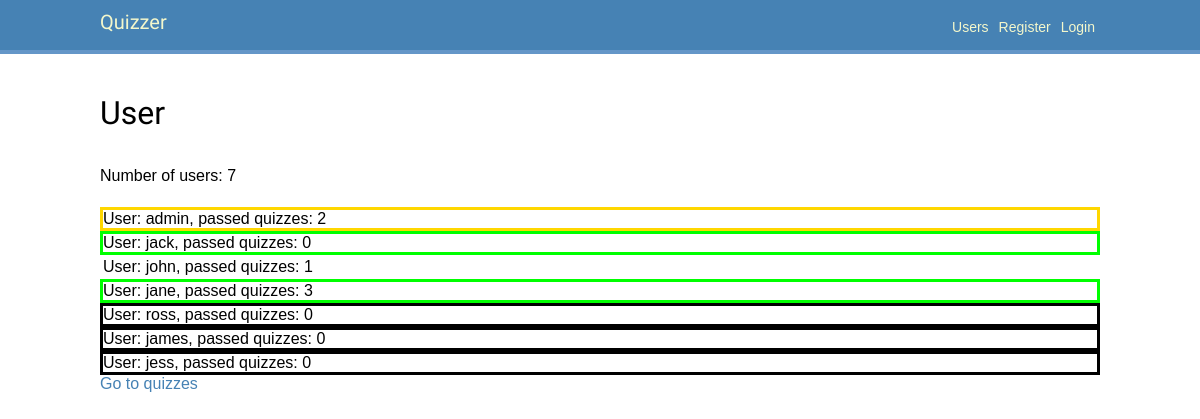
/users/, run on the app's committed database.
### users/models.py (models this page shows, shortened)
class User(AbstractUser):
    balance = models.IntegerField(default=0)
    color = models.ForeignKey(to=Color, on_delete=models.CASCADE,
        related_name='users', null=True, blank=True)  # default= ?
    colors = models.ManyToManyField(Color)
    answers = models.ManyToManyField(Answer)
    def passed_quizzes(self) -> set[Quiz]:
        result = set()
        for answer in self.answers.all():
            result.add(answer.question.quiz)
        return result

### quizzes/models.py (models this page shows, shortened)
class Answer(models.Model):
    text = models.CharField(max_length=512)
    question = models.ForeignKey(to=Question, on_delete=models.CASCADE,
                                 related_name='answers')

class Question(models.Model):
    text = models.CharField(max_length=512)
    quiz = models.ForeignKey(to=Quiz, on_delete=models.CASCADE,
                             related_name='questions')
    points = models.IntegerField(default=0)  # Amount of points for correct answer

class Quiz(models.Model):
    title = models.CharField(max_length=128)
    description = models.CharField(max_length=512)

### users/views.py (the view)
# urls.py: path('', UserListView.as_view(), name='user_list'),  # 'users/' or 'list/' ??
class UserListView(ListView):
    model = get_user_model()  # USER
    template_name = 'users/user_list.html'

### users/templates/users/user_list.html (shortened to what this page needs)
{% extends "base.html" %}
{% block content %}
    <h1>User</h1>
    <p>
        Number of users: {{ object_list|length }}
    </p>
    {% if object_list %}
        {% for user in object_list %}
            <div style="border-style: solid; border-color: {{ user.color.value }};">
                User: {{ user.username }}, passed quizzes: {{ user.passed_quizzes|length }}
            </div>
        {% endfor %}
    {% else %}
        There are no users yet.
    {% endif %}
    <a href="{% url 'quizzes:quiz_list' %}">Go to quizzes</a>
{% endblock %}

### users/static/css/base.css (style rules this page uses)
body { margin:0; padding:0; font-family:helvetica, sans-serif; }
p { line-height: 1.8; }
a { color: steelblue; text-decoration:none; }
h1, h2, h3, h4, h5 , h6 { font-family: 'Muli', sans-serif; font-weight:normal; }
h1 { padding:0 0 10px 0; margin:10px 0 20px 0; }

### data on the page
User: username "admin", passed_quizzes|length "2"
User: username "jack", passed_quizzes|length "0"
User: username "john", passed_quizzes|length "1"
User: username "jane", passed_quizzes|length "3"
User: username "ross", passed_quizzes|length "0"
User: username "james", passed_quizzes|length "0"
User: username "jess", passed_quizzes|length "0"

### other printed values
{{ object_list|length }} "7"
